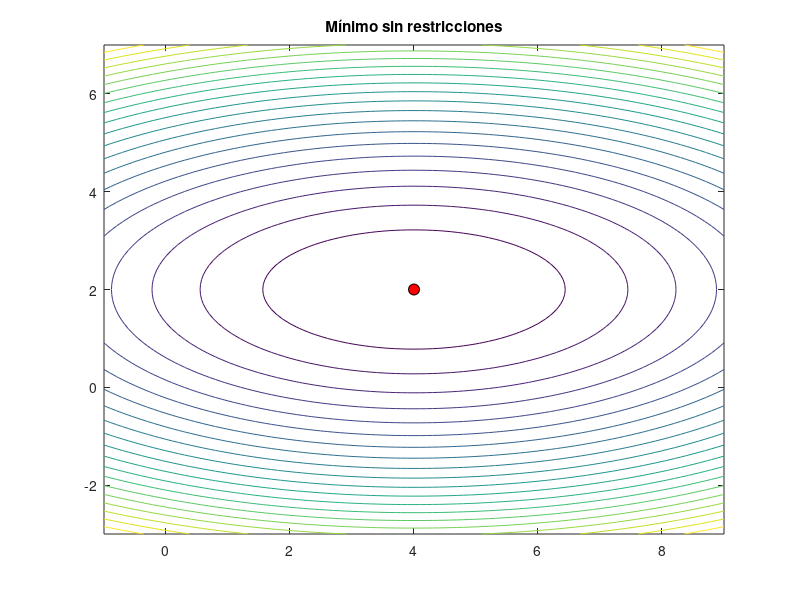

MATLAB code to generate this figure: (Note: this script raises an error after producing the figure.)
clear all; close all;


% APARTADO a)

f=@(x) x(1)^2+4*x(2)^2-8*x(1)-16*x(2);
options=optimset('Display','iter');
v0=[1 1]; % iterante inicial (factible)
% se debe evitar un v0 con componentes proximas a cero para que funcione
% bien el método de barrera inversa

disp('Solución con fminunc')
[vmin,fmin] =fminunc(f,v0,options)

figure()
x = -1:.1:9;
y = -3:.1:7;
[v1,v2] = meshgrid(x,y); F=v1.^2+4*v2.^2-8*v1-16*v2; contour(v1,v2,F,20),hold on

title('Mínimo sin restricciones')
plot(vmin(1),vmin(2),'ko','MarkerSize',8,'MarkerFaceColor',[1 0 0])
hold off


% APARTADO b)

% Penalizaciones cuadráticas
tic

mu_range=[1 10 100 1e3 1e4 1e5]; % rango de los pesos

V=[];
F_MIN1=f(v0); % F_MIN1 será el valor mínimo de f entre todos los puntos vmin que vayamos calculando
V_MIN1=v0; % V_MIN1 será el punto que minimice a f entre todos los calculados
index=1;

% probando con todas las opciones posibles de mu_range para encontrar los mejores pesos posibles 
for i=1:length(mu_range)
    for j=1:length(mu_range)
        for k=1:length(mu_range)
            for l=1:length(mu_range)
                fp =@(x) (x(1)-6)^2+(x(2)-7)^2+...
                    mu_range(i)*max([0 (x(1)+x(2)-5)^2]) +...
                    mu_range(j)*max([0 (x(1)-3)^2]) +...
                    mu_range(k)*max([0 x(1)^2]) +...
                    mu_range(l)*max([0 x(2)^2]);
                
                [vmin,fmin]=fminunc(fp,v0);
                factible=test_DIY3(vmin');
                if factible 
                    V(index,:)=vmin;
                    index=index+1;
                   if f(vmin)<F_MIN1
                       F_MIN1=f(vmin);
                       V_MIN1=vmin;
                       i_opt=i; j_opt=j; k_opt=k; l_opt=l;
                   end
                end
            end
        end
    end
end

figure(1)
contour(v1,v2,F,20), hold on
for i=1:length(V(:,1))
    plot(V(i,1),V(i,2),'bo'), hold on
end
plot(V_MIN1(1),V_MIN1(2),'ko','MarkerSize',8,'MarkerFaceColor',[1 0 0]), hold on
plot(x,5-x,'k','Linewidth',1), hold on % restricción 1
plot(3*ones(length(x),1),y,'k','Linewidth',1), hold on % restricción 2
plot(zeros(length(x),1),y,'k','Linewidth',1), hold on % restricción 3
plot(x,zeros(length(x),1),'k','Linewidth',1), hold on % restricción 4
axis([-1 9 -3 7])
title('Mínimo con penalizaciones cuadráticas')
hold off

t_quad=toc

% conociendo los mu optimos
tic
fp =@(x) (x(1)-6)^2+(x(2)-7)^2+...
        mu_range(i_opt)*max([0 (x(1)+x(2)-5)^2]) +...
        mu_range(j_opt)*max([0 (x(1)-3)^2]) +...
        mu_range(k_opt)*max([0 x(1)^2]) +...
        mu_range(l_opt)*max([0 x(2)^2]);

[vmin,fmin]=fminunc(fp,v0,options);
t_quad_opt=toc;

disp('MÉTODO DE PENALIZACIONES CUADRÁTICAS')
fprintf('v_min=[ '); fprintf('%g ', V_MIN1); fprintf('] \n');
fprintf('f(v_min)= %f\n',f(V_MIN1))
fprintf('Valores de los pesos mu_i en el óptimo: \n')
fprintf('mu_1= %4.1f \n',mu_range(i_opt))
fprintf('mu_2= %4.1f \n',mu_range(j_opt))
fprintf('mu_3= %4.1f \n',mu_range(k_opt))
fprintf('mu_4= %4.1f \n',mu_range(l_opt))
fprintf('\n')

% Barrera inversa
tic

mu_range=[0.01:0.01:1 10 100];

V=[];
F_MIN2=f(v0);
V_MIN2=v0;
index=1;

for i=1:length(mu_range)
    fp =@(x) (x(1)-6)^2+(x(2)-7)^2 - 1/mu_range(i)*(...
        (x(1)+x(2)-5)^(-1) +...
        (x(1)-3)^(-1) +...
        x(1)^(-1) +...
        x(2)^(-1));
    
    [vmin,fmin] =fminunc(fp,v0);
    factible=test_DIY3(vmin');
    if factible 
        V(index,:)=vmin;
        index=index+1;
        if f(vmin)<F_MIN2
            F_MIN2=f(vmin);
            V_MIN2=vmin;
            i_opt=i;
        end
    end
end

figure(2)
contour(v1,v2,F,20),hold on
for i=1:length(V(:,1))
    plot(V(i,1),V(i,2),'bo'), hold on
end
plot(V_MIN1(1),V_MIN1(2),'ko','MarkerSize',8,'MarkerFaceColor',[1 0 0]), hold on
plot(x,5-x,'k','Linewidth',1), hold on % restricción 1
plot(3*ones(length(x),1),y,'k','Linewidth',1), hold on % restricción 2
plot(zeros(length(x),1),y,'k','Linewidth',1), hold on % restricción 3
plot(x,zeros(length(x),1),'k','Linewidth',1), hold on % restricción 4
axis([-1 9 -3 7])
title('Mínimo con método de barrera inversa')
hold off

t_inv=toc;

% conocido el mu optimo
tic
fp =@(x) (x(1)-6)^2+(x(2)-7)^2 - 1/mu_range(i_opt)*(...
    (x(1)+x(2)-5)^(-1) +...
    (x(1)-3)^(-1) +...
    x(1)^(-1) +...
    x(2)^(-1));

[vmin,fmin] =fminunc(fp,v0,options);
t_inv_opt=toc;

disp('MÉTODO BARRERA INVERSA')
fprintf('v_min=[ '); fprintf('%g ', V_MIN2); fprintf('] \n');
fprintf('f(v_min)= %f\n',f(V_MIN2))
fprintf('Valor del peso mu en el óptimo: \n')
fprintf('mu= %4.3f \n',mu_range(i_opt))
fprintf('\n')

% Barrera log
tic

mu_range=[0.1 10 100:100:1e4];

V=[];
F_MIN3=f(v0);
V_MIN3=v0;
index=1;

for i=1:length(mu_range)
    fp =@(x) (x(1)-6)^2+(x(2)-7)^2 - 1/mu_range(i)*(...
        log((x(1)+x(2)-5)*(-1)) +...
        log((x(1)-3)*(-1)));
        
    [vmin,fmin] =fminunc(fp,v0);
    factible=test_DIY3(vmin');
    if factible 
        V(index,:)=vmin;
        index=index+1;
        if f(vmin)<F_MIN3
            F_MIN3=f(vmin);
            V_MIN3=vmin;
            i_opt=i;
        end
    end
end

figure(3)
contour(v1,v2,F,20),hold on
for i=1:length(V(:,1))
    plot(V(i,1),V(i,2),'bo'), hold on
end
plot(V_MIN1(1),V_MIN1(2),'ko','MarkerSize',8,'MarkerFaceColor',[1 0 0]), hold on
plot(x,5-x,'k','Linewidth',1), hold on % restricción 1
plot(3*ones(length(x),1),y,'k','Linewidth',1), hold on % restricción 2
plot(zeros(length(x),1),y,'k','Linewidth',1), hold on % restricción 3
plot(x,zeros(length(x),1),'k','Linewidth',1), hold on % restricción 4
axis([-1 9 -3 7])
title('Mínimo con método de barrera log')
hold off

t_log=toc;

%conocido el mu optimo
tic
fp =@(x) (x(1)-6)^2+(x(2)-7)^2 - 1/mu_range(i_opt)*(...
    log((x(1)+x(2)-5)*(-1)) +...
    log((x(1)-3)*(-1)));

[vmin,fmin] =fminunc(fp,v0,options);
t_log_opt=toc;

disp('MÉTODO BARRERA LOG')
fprintf('v_min=[ '); fprintf('%g ', V_MIN3); fprintf('] \n');
fprintf('f(v_min)= %f\n',f(V_MIN3))
fprintf('Valor del peso mu en el óptimo: \n')
fprintf('mu= %5.1f \n',mu_range(i_opt))
fprintf('\n')


% APARTADO c)
tic

A=[1 1]; b=[5]; Aeq=[]; beq=[]; lb=[0 0]; ub=[3 Inf];
[vmin,fmin]=fmincon(f,v0,A,b,Aeq,beq,lb,ub);

figure(4)
contour(v1,v2,F,20),hold on
plot(vmin(1),vmin(2),'ko','MarkerSize',8,'MarkerFaceColor',[1 0 0]), hold on
plot(x,5-x,'k','Linewidth',1), hold on % restricción 1
plot(3*ones(length(x),1),y,'k','Linewidth',1), hold on % restricción 2
plot(zeros(length(x),1),y,'k','Linewidth',1), hold on % restricción 3
plot(x,zeros(length(x),1),'k','Linewidth',1), hold on % restricción 4
axis([-1 9 -3 7])
title('Mínimo utilizando fmincon (SQP)')
hold off

t_sqp=toc;

% APARTADO e)

disp('TIEMPOS DE LOS MÉTODOS (s)')
fprintf('Tiempo penalizaciones cuadráticas: %4.5f \n',t_quad)
fprintf('Tiempo barrera inversa: %4.5f \n',t_inv)
fprintf('Tiempo barrera log: %4.5f \n',t_log)
fprintf('Tiempo fmincon (SQP): %4.5f \n',t_sqp)
fprintf('\n')
